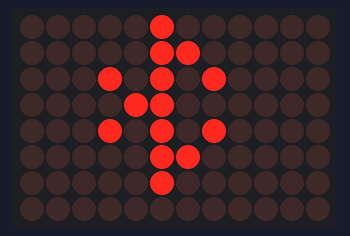
Simulated run of this sketch. Board: Arduino Uno R4 WiFi. On the bench: 12×8 LED matrix. Nothing arrives over Bluetooth unless stated; a phone connects over Bluetooth LE 3 s after start; what the sketch prints to the serial monitor is not drawn.

Above: at 0.1 s.

The sketch:

ArduiTAG.ino
```cpp
#include <ArduinoBLE.h>
#include "Arduino_LED_Matrix.h"

ArduinoLEDMatrix matrix;
BLEService beaconService("19B10000-E8F2-537E-4F6C-D104768A1214");

// Dessin du logo Bluetooth (1 = allumé, 0 = éteint)
byte btLogo[8][12] = {
  { 0,0,0, 0,0,1,0,0, 0,0,0,0 },
  { 0,0,0, 0,0,1,1,0, 0,0,0,0 },
  { 0,0,0, 1,0,1,0,1, 0,0,0,0 },
  { 0,0,0, 0,1,1,0,0, 0,0,0,0 },
  { 0,0,0, 1,0,1,0,1, 0,0,0,0 },
  { 0,0,0, 0,0,1,1,0, 0,0,0,0 },
  { 0,0,0, 0,0,1,0,0, 0,0,0,0 },
  { 0,0,0, 0,0,0,0,0, 0,0,0,0 }
};

void setup() {
  Serial.begin(115200);
  matrix.begin(); // Allume l'écran

  if (!BLE.begin()) {
    Serial.println("Erreur de démarrage du Bluetooth !");
    while (1);
  }

  BLE.setLocalName("Tracker-Maison");
  BLE.setAdvertisedService(beaconService);
  BLE.advertise();

  Serial.println("Balise active ! En attente d'une connexion...");
}

void loop() {
  BLEDevice central = BLE.central();

  if (central) {
    // ---> L'IPHONE EST CONNECTÉ <---
    Serial.print("Appareil connecté ! Son adresse MAC est : ");
    Serial.println(central.address()); // Affiche l'adresse de ton iPhone

    matrix.renderBitmap(btLogo, 8, 12); // Logo fixe

    while (central.connected()) {
      delay(100);
    }

    Serial.println("Appareil déconnecté. Reprise de la recherche...");
  } else {
    // ---> EN RECHERCHE <---
    matrix.renderBitmap(btLogo, 8, 12);
    delay(1000);
    matrix.clear();
    delay(1000);
  }
}
```
